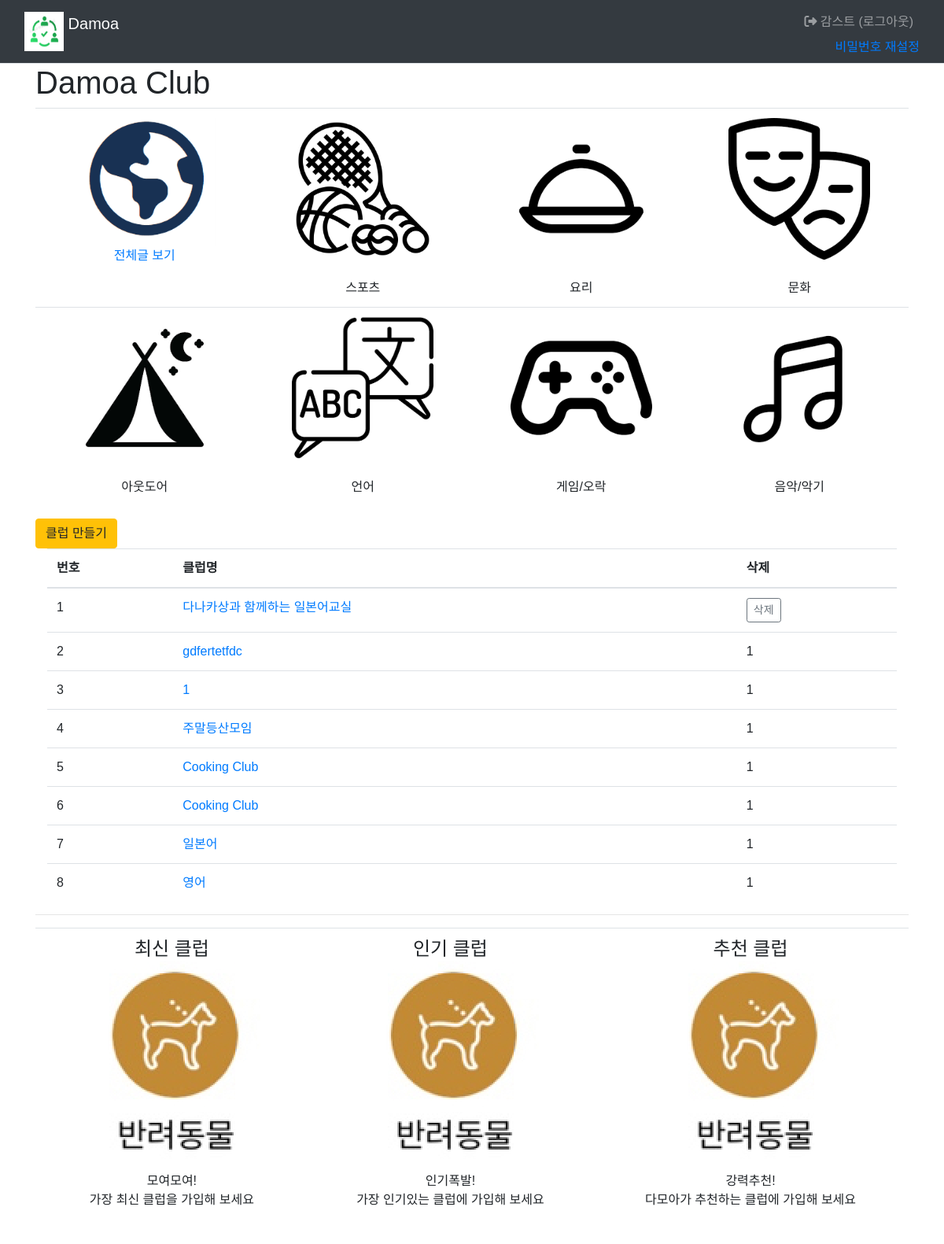
Before: /main/ (signed in) with the older database file.
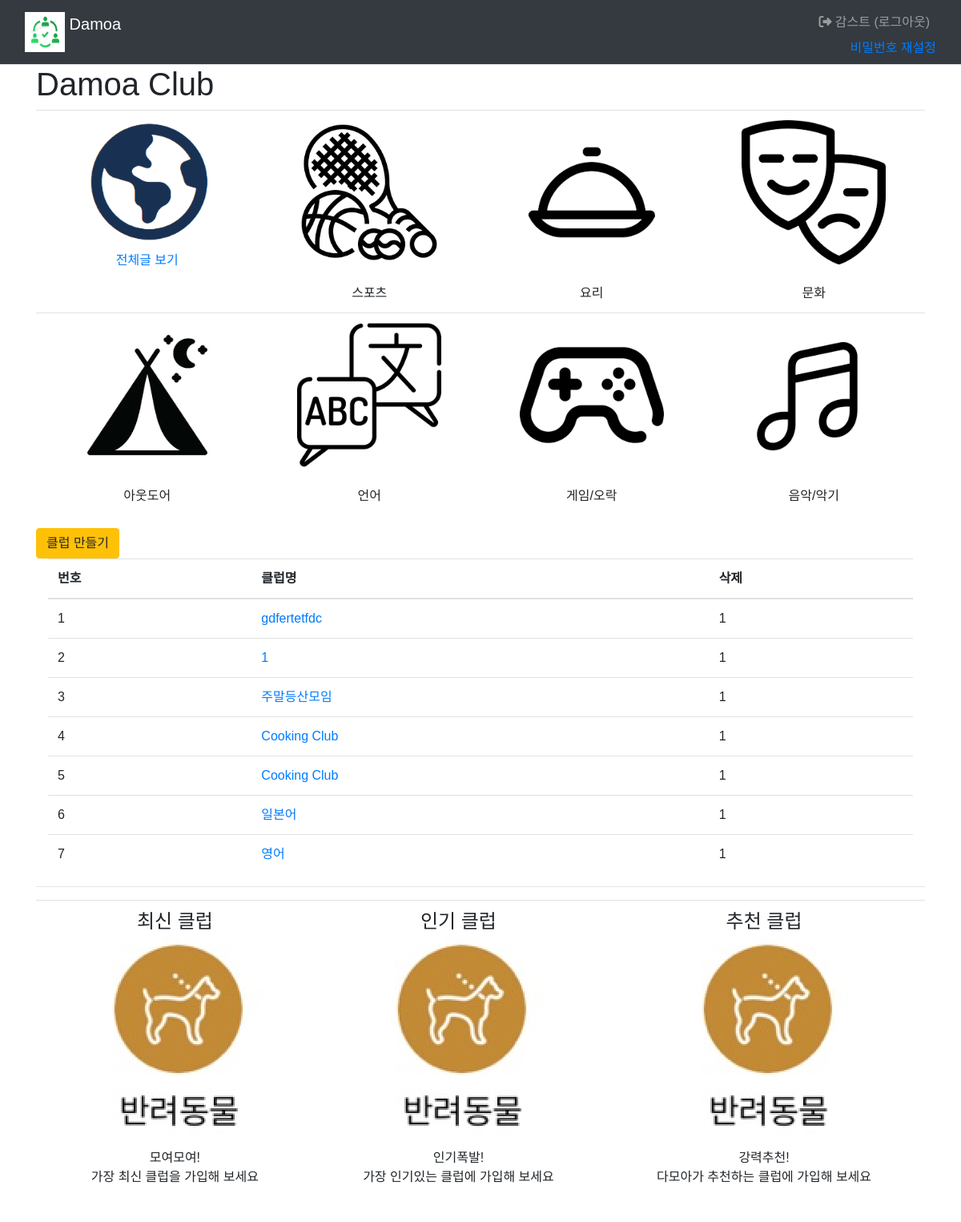
After: the same page with the newer database file.
### common/models.py (models this page shows)
class CustomUser(AbstractBaseUser, PermissionsMixin) :
    email = models.EmailField(blank=True, unique=True, default='')
    username = models.CharField(max_length = 15, unique=True)
    name = models.CharField(max_length=15)
    age = models.IntegerField()
    ad = models.CharField(max_length=50)
    is_active = models.BooleanField(default=True)
    is_superuser = models.BooleanField(default=True)
    is_staff = models.BooleanField(default=True)
    date_joined = models.DateTimeField(default=timezone.now)
    last_login = models.DateTimeField(blank=True, null=True)
    objects = CustomUserManager()
    USERNAME_FIELD = 'username'
    REQUIRED_FIELD = ['name']
    class Meta :
        ordering = ['-date_joined']
        verbose_name = 'User'
        verbose_name_plural = 'User'

### main/models.py (models this page shows, shortened)
class Club(models.Model):
    class category(models.TextChoices):
        from django.utils.translation import gettext_lazy as _
        COOK = 'CK', _('Cook')
        CULTURE = 'CT', _('Culture')
        GAME = 'GA', _('Game')
        LANGUAGE = 'LA', _('Language')
        MUSIC = 'MU', _('Music')
        OUTDOOR = 'OD', _('Outdoor')
        SPORTS = 'SP', _('Sports')
    category = models.CharField(
        max_length=10,
        choices = category.choices,
        null=True
    )
    name=models.TextField('클럽이름')
    author = models.ForeignKey(settings.AUTH_USER_MODEL, on_delete=models.CASCADE, default=1, null=True, related_name='author_club')

### main/views.py (the view)
# urls.py: path("", include('main.urls')),  # / 페이지에 해당하는 urlpatterns
def main(request):
    club_list=Club.objects.order_by('-id')
    context={'club_list':club_list}
    return render(request, 'main/main.html', context)

### templates/main/main.html (shortened to what this page needs)
{% extends 'base.html' %}
{% load static %}
{% block content %}
  <div class="container">
    <h1>Damoa Club</h1>
    <table class="table">
      <tbody style="text-align: center;">
        <tr>
          <td>
            <a class="club-link" href="{% url 'main:board_list'%}" style="display: block;">
              <img src="{% static 'img/gallery/all.png' %}" style="width: 180px; height: auto;">
              <br>전체글 보기</a>
          </td>
          <td>
            <a href="{% url 'main:board_list'%}?kw=SP" style="display: block;">
              <img src="{% static 'img/gallery/sports.png' %}" style="width: 180px; height: auto;">
            </a>
            <br>스포츠
          </td>
          <td>
            <a href="{% url 'main:board_list'%}?kw=CK" style="display: block;">
              <img class="club" src="{% static 'img/gallery/cook.png' %}" style="width: 180px; height: auto;">
            </a>
            <br>요리
          </td>
          <td>
            <a href="{% url 'main:board_list'%}?kw=CT" style="display: block;">
              <img class="club" src="{% static 'img/gallery/culture.png' %}" style="width: 180px; height: auto;">
            </a>
            <br>문화
          </td>
        </tr>
        <tr>
          <td>
            <a href="{% url 'main:board_list'%}?kw=OD" style="display: block;">
              <img class="club" src="{% static 'img/gallery/outdoor.png' %}" style="width: 180px; height: auto;">
            </a>
            <br>아웃도어
          </td>
          <td>
            <a href="{% url 'main:board_list'%}?kw=LA" style="display: block;">
              <img class="club" src="{% static 'img/gallery/language.png' %}" style="width: 180px; height: auto;">
            </a>
            <br>언어
          </td>
          <td>
            <a href="{% url 'main:board_list'%}?kw=GA" style="display: block;">
              <img class="club" src="{% static 'img/gallery/game.png' %}" style="width: 180px; height: auto;">
            </a>
            <br>게임/오락
          </td>
          <td>
            <a href="{% url 'main:board_list'%}?kw=MU" style="display: block;">
              <img class="club" src="{% static 'img/gallery/music.png' %}" style="width: 180px; height: auto;">
            </a>
            <br>음악/악기
          </td>
        </tr>
      </tbody>
    </table>
    <div>
      <a href="{%url 'main:club_create' %}" class="btn btn-warning">클럽 만들기</a>
      <div class="container">
        <table class="table">
          <thead>
            <tr class="thead-blue">
              <th>번호</th>
              <th>클럽명</th>
              <th>삭제</th>
            </tr>
          </thead>
          <tbody>
            {% if club_list %}
              {% for club in club_list %}
                <tr>
                  <td>{{forloop.counter}}</td>
                  <td>
                    <a href="#">{{club.name}}</a>
                  </td>
                  <td>
                    {% if request.user == club.author %}
                      <a href="#" class="delete btn btn-sm btn-outline-secondary" data-uri="{% url 'main:club_delete' club.id %}">삭제</a>
                      {%else%}
                      1
                    {% endif %}
                  </td>
                </tr>
              {% endfor %}
            {% else %}
              <tr>
                게시글이 없습니다.
              </tr>
            {% endif %}
          </tbody>
        </table>
      </div>
    </div>
    <hr style="color: black; size: 3px;">
    <table class="table" style="text-align: center;">
      <td>
        <div>
          <div class="icon-box">
            <h4>최신 클럽<br>
              <a href="{% url 'main:board_list'%}?so=recent" style="display: block;">
                <img src="{% static 'img/pet.png' %}"></a>
            </h4>
            <p>모여모여!<br>가장 최신 클럽을 가입해 보세요</p>
          </div>
        </div>
      </td>
      <td>
        <div>
          <div class="icon-box">
            <h4>인기 클럽<br>
              <a href="{% url 'main:board_list'%}?so=popular" style="display: block;">
                <img src="{% static 'img/pet.png' %}"></a>
            </h4>
            <p>인기폭발!<br>가장 인기있는 클럽에 가입해 보세요</p>
          </div>
        </div>
      </td>
      <td>
        <div>
          <div class="icon-box">
            <h4>추천 클럽<br>
              <a href="{% url 'main:board_list'%}?so=recommend" style="display: block;">
                <img src="{% static 'img/pet.png' %}"></a>
            </h4>
            <p>강력추천!<br>다모아가 추천하는 클럽에 가입해 보세요</p>
          </div>
        </div>
      </td>
    </table>
  {% endblock %}

### templates/base.html (shortened to what this page needs)
{% load static %}
<!DOCTYPE html>
<html lang="ko">
  <head>
    <link rel="stylesheet" type="text/css" href="{% static 'bootstrap.min.css' %}">
    <link rel="stylesheet" type="text/css" href="{% static 'style.css' %}">
    <link rel="stylesheet" href="https://cdnjs.cloudflare.com/ajax/libs/font-awesome/6.3.0/css/all.min.css"/>
  </head>
  <body>
    <nav class="navbar navbar-expand-sm navbar-dark bg-dark border-bottom">
      <div class="container-fluid">
        {% if user.is_authenticated %}
          <a class="navbar-brand" href="{% url 'main:main' %}">
            <img src="{% static 'img/damoa logo.png' %}" width="50px" height="50px" class="d-inline-block align-top" alt="Logo">
            Damoa
          </a>
        {% else %}
          <a class="navbar-brand" href="{% url 'main:index' %}">
            <img src="{% static 'img/damoa logo.png' %}" width="50px" height="50px" class="d-inline-block align-top" alt="Logo">
            Damoa
          </a>
        {% endif %}
        <div class="collapse navbar-collapse justify-content-end" id="navbarNav" align="right">
          <ul class="navbar-nav">
            <li class="nav-item">
              {% if user.is_authenticated %}
                <a class="nav-link justify-content-end" href="{% url 'common:logout' %}">
                  <i class="fa-solid fa-right-from-bracket"></i>
                  {{ user.name }}
                  (로그아웃)
                </a>
                <span style="color: blue;">
                  <a href="{% url 'common:re_password' %}">비밀번호 재설정</a>
                </span>
              {% else %}
                <a class="nav-link justify-content-end" href="{% url 'common:login' %}">
                  <i class="fa-solid fa-right-to-bracket"></i>
                  로그인</a>
              {% endif %}
            </li>
          </ul>
        </div>
      </div>
    </nav>
    {% block content %}{% endblock %}
    <link rel="stylesheet" href="https://stackpath.bootstrapcdn.com/bootstrap/4.4.1/css/bootstrap.min.css">
    <link href="https://cdn.jsdelivr.net/npm/summernote@0.8.18/dist/summernote-bs4.min.css" rel="stylesheet">
  </body>
</html>

### static/style.css (style rules this page uses)
* { font-family: 'Noto Sans KR', sans-serif; }

Changed rows visible on the page:
removed Club: name "다나카상과 함께하는 일본어교실", shows "삭제"
